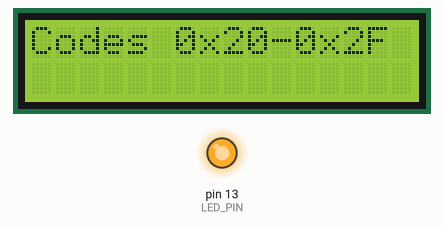
A program run on a simulated Arduino Uno, built with avr-gcc and run on an emulated ATmega328P. On the bench: 16×2 character LCD, output pins drawn as LEDs (lit = HIGH). What the program prints to the serial monitor is not drawn.

Above: at 0.25 s.
At 7.88 s:
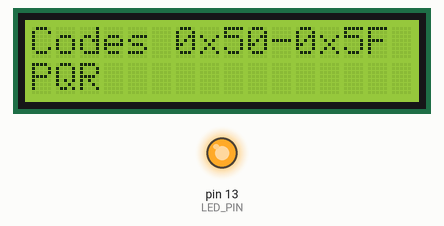
At 19.59 s:
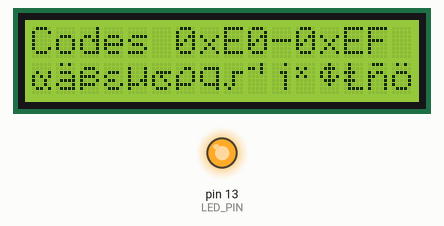
At 39.11 s:
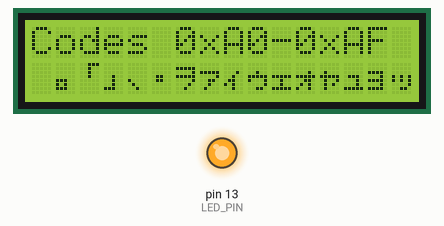
Timing chart, 0 to 40.0 s (numbered marks = the images above):
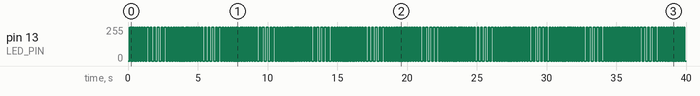

The program:

main.cpp
```cpp
/* APP NAME: freertosapp
 * VERSION: 0.7.0
 * AUTHOR: Jimmy Gizmo
 * REPO: git@github.com/jimmygizmo/freertosapp
 * WEBSITE: https://ninthdevice.com
 * DESCRIPTION AND OTHER INFO: (See end of file)
 * LANGUAGES (Versions approx.): Arduino, FreeRTOS v10.4.3-8, C++ v TODO: Finish this list.
 * PLATFORM: Atmel AVR (3.3.0) > Arduino Uno  [OSEPP Arduino UNO R4 (Rev 4.0)], Velleman VMA203 LCD Keypad
 * HARDWARE: ATMEGA328P 16MHz, 2KB RAM, 31.50KB Flash
 * TOOLS: PlatformIO v5.1.1, TODO: Finish this list.
 * MEMORY USAGE: RAM: 714 bytes of 2048 bytes  -  Flash (compiled binary): 11268 bytes of 32256 bytes
 */

/************************************************* INCLUDES & DEFINES *************************************************/

#include <Arduino.h>
#include <Arduino_FreeRTOS.h>
#include <LiquidCrystal.h>

// FreeRTOS Configuration
#define INCLUDE_vTaskDelay  1  // To enable vTaskDelay()
#define configSUPPORT_DYNAMIC_ALLOCATION  1  // To enable xTaskCreate()


/******************************************* CONFIGURATION & INITIALIZATION *******************************************/

/******** LED Blinking ********/

const int DELAY_DELTA = 10;  // The delta value in milliseconds by which blink_delay is either incremented or decremented.

int blink_delay = 10;  // Blink delay in milliseconds. blink_delay will change dynamically. Starting value.

const int DELAY_MIN = 10;  // Minimum blink_delay value in ms before the delta_dir will change to ascending (1).

const int DELAY_MAX = 140;  // Maximum blink_delay value in ms before the delta_dir will change to descending (0).

int delta_dir = 1;  // Direction for blink_delay increment/decrement: 1 up (add), 0 down (subtract)
// Up/increment/add means the delays get longer. Down/decrement/subtract mean the delays get shorter.
// The same delay value is used for LED <ON> time as for the <OFF> time, which are two different delay events.

const int LED_PIN = 13;

const int MILLISECONDS_PER_TICK = portTICK_PERIOD_MS;  // So: ticks = milliseconds / MILLISECONDS_PER_TICK
// Ticks will be needed for vTaskDelay() and likely elsewhere.


/******** ROM Character Demo ********/

// The ROM Characters can sort of be separated in to blocks of 16 characters which approximately divides different
// sections of the full range of slots that may or may not contain factory-programmed ROM characters. Also note,
// LCD Keypad shields from different vendors and/or for different countries may come with different factory-programmed
// ROM character sets. These characters cannot be changed, however there is a way to make your own custom characters.
// On my Velleman VMA203 LCD Keypad Shield, I have what I think is the most common set of European and Japanese Kanji
// character sets, including some additional symbols. There are some 16 character blocks that have no characters
// defined. A configuration for the character demo which shows ALL possible characters, meaning all possible blocks,
// would be this: {0, 1, 2, 3, 4, 5, 6, 7, 8, 9, 10, 11, 12, 13, 14, 15}. However, I am eliminating the blocks with no
// characters configured and some of the Kanji blocks, since I will not use any of those characters and the demo
// is more about FreeRTOS and simultaneity than about available ROM characters.
// Max possible array size is 16. Max possible block number is 15 as a 0-based index is used.
// Blocks removed from demo: Blank: 0,1,8,9  and  Kanji: 11, 12, 13
// Blocks 2, 3, 4, 5, 6 and 7 cover European Alphanumerics with most standard keyboard symbols included.
// Blocks 10, 14 and 15 include some additional scientific and math symbols, accented letters and a few Kanji.

const uint8_t ROM_CHAR_DEMO_BLOCKS[9] = {2, 3, 4, 5, 6, 7, 10, 14, 15};

// Milliseconds to pause after each character is written, creating the typing effect:
const int CHAR_PAUSE_MILLISECONDS = 100;

// Milliseconds to pause after the complete printing of all 16 characters of a single block, so it can be read:
const int SCROLL_PAUSE_MILLISECONDS = 1000;


/******** LCD Keypad ********/

/* NOTE: For the configuration of LCD Keypad hardware, there is a small chance of variance between different
 * hardware vendors. You should check with the reference documentation for your specific hardware.
 * My LCD Keypad Shield is made to attach to an Arduino UNO or Mega 2560 and is the Velleman VMA203 LCD1602.
 * The pin configuration for this LCD Keypad Shield for the LiquidCrystal library is:
 * LiquidCrystal lcd(8, 9, 4, 5, 6, 7);
 * WARNING: Some LCD Keypads allow pin control of the backlight for on/off/brightness. NEVER USE THIS FEATURE.
 * Many LCD Keypad shields that allow pin control of the backlight have a hardware flaw. (On many such shields,
 * this is on pin 10.) If you ever set the designated pin to OUTPUT in order to use this feature, you could easily
 * burn out your Arduino voltage regulator. Do NOT use this feature. Always leave this pin in INPUT mode.
 * Your LCD backlight will simply stay on at full brightness.
 * */

LiquidCrystal lcd(8, 9, 4, 5, 6, 7);


/******** Function Prototypes ********/

// TODO: We don't necessarily need function prototypes in such a simple program, but in some cases, these might
//   best be moved into a header file. But with Arduino, we might never use a main.h file with our main.cpp file.
// TODO: Determine with Arduino, when we might ever use a main.h file and thus consider moving these there, if we
//   keep them at all.
[[noreturn]] void dynamic_blink_cycle_task(void *pvParameters);
[[noreturn]] void rom_characters_demo_task(void *pvParameters);
// TODO: If we are going to keep these, have them for every function, right?

/**
 * Good info on function prototypes I found:
 *
 * With the declaration of a function the compiler can check the consistent use of parameters and return value,
 * and can compile the code even if the function is not implemented in this module. If the function is only declared
 * but not implemented in the respective module, this gap will be closed by the linker, not the compiler.
 * It's similar to declaring extern variables. If you'd define them, the memory for them would be allocated multiple
 * times. That's why you should never define variables in h-files, but declare them there. Including the h-file
 * would result in multiple allocations of memory.
 * FROM 3 or 4 postings down on:
 * https://stackoverflow.com/questions/21670671/why-use-function-prototypes
 * */


/************************************************ FUNCTION DEFINITIONS ************************************************/

void log_info_task(void *pvParameters) {
    // TODO: I could use my own lightweight logging library. Start that here with some simple logging functions.
} /* log_info_task */


[[noreturn]] void dynamic_blink_cycle_task(void *pvParameters) {
    Serial.println("TASK START: dynamic_blink_cycle_task");

    while (true) {
        TickType_t blink_ticks;  // Will hold calculated tick value before each call to vTaskDelay().
        // TODO: Determine best practice here. cppcheck told me I could reduce scope of blink_ticks, but to me this
        // looks like unnecessary repeated attempts to re-create/initialize the variable which I realize is probably
        // just a warning in most languages, but according to cppcheck, it is no problem here and was supposedly at
        // too high a scope just up outside of this while. Is this situation (with a loop) for var init different
        // between cpp and perl? This definitely deserves clarification for both languages.
        // TODO: ABOVE ANSWERED: At least for CPP, declaring the vars INSIDE the loop (when possible) IS in fact
        // BEST PRACTICE. The compiler only allocates once and is smart about this being a loop. The code check is
        // correct to recommend moving this declaration from just up/before and outside of this loop to inside
        // of it.
        // https://stackoverflow.com/questions/7959573/declaring-variables-inside-loops-good-practice-or-bad-practice
        // TODO: Research this same topic for Python, and for arguments sake, since Java is a well-designed and formal
        // object-oriented language with lots of rules and reasons for doing things .. let's see how the issue is
        // addressed for Java as well.
        // RESULT: Java: It is best practice to declare it inside the loop too and in fact the compiled bytecode will
        // likely be no different (if String is used) and thus the functional effect is identical.
        // FROM: https://stackoverflow.com/questions/8803674/declaring-variables-inside-or-outside-of-a-loop

        digitalWrite(LED_PIN, HIGH);
        blink_ticks = blink_delay / MILLISECONDS_PER_TICK;
        vTaskDelay(blink_ticks);
        digitalWrite(LED_PIN, LOW);
        blink_ticks = blink_delay / MILLISECONDS_PER_TICK;
        vTaskDelay(blink_ticks);

        if (delta_dir == 0) {
            blink_delay = blink_delay - DELAY_DELTA;
        } else {
            blink_delay = blink_delay + DELAY_DELTA;
        }

        if (blink_delay < DELAY_MIN) {
            delta_dir = 1;
            blink_delay = DELAY_MIN;
        }
        if (blink_delay > DELAY_MAX) {
            delta_dir = 0;
            blink_delay = DELAY_MAX;
        }
    }

} /* dynamic_blink_cycle_task() */


[[noreturn]] void rom_characters_demo_task(void *pvParameters) {
    Serial.println("TASK START: rom_characters_demo_task");
    // TODO: The following also need a floor() function or similar because there is no guarantee that the result
    //   will be a whole number (integer), which of course it must be.
    const TickType_t CHAR_PAUSE_TICKS = CHAR_PAUSE_MILLISECONDS / MILLISECONDS_PER_TICK;
    const TickType_t SCROLL_PAUSE_TICKS = SCROLL_PAUSE_MILLISECONDS / MILLISECONDS_PER_TICK;

    unsigned int demo_iteration = 1;

    while (true) {
        // TODO: Convert this to use formatting:
        Serial.print("ROM Character Demo iteration # "); Serial.println(demo_iteration);
        for (unsigned char current_block : ROM_CHAR_DEMO_BLOCKS) {
            uint8_t block_start_value = current_block * 16;
            Serial.print("block start value (decimal/uint8_t): "); Serial.println(block_start_value);
            Serial.print("block start value as hex: "); Serial.println(block_start_value, HEX);
            lcd.clear();
            lcd.print("Codes 0x");
            lcd.print(block_start_value, HEX);
            lcd.print("-0x");
            lcd.print(block_start_value + 15, HEX);
            lcd.setCursor(0, 1);
            for (unsigned int j = 0; j < 16; j++) {
                lcd.write(block_start_value + j);
                // Slow down character printing to simulate typing and make demo more interesting.
                vTaskDelay(CHAR_PAUSE_TICKS);
            }
            vTaskDelay(SCROLL_PAUSE_TICKS);
        }
        demo_iteration++;
    }

} /* rom_characters_demo_task */


/*************************************************** ARDUINO SETUP ****************************************************/

//cppcheck-suppress unusedFunction
void setup() {
    // Serial will be used for logging or communicating back to a PC/host over USB.
    // BLE (Bluetooth Low Energy) via an HM-10 module is also a good/similar option and also requires Serial.
    Serial.begin(9600);
    Serial.println("PROGRAM START: FreeRTOS App - Arduino Real Time Operating System, LCD Keypad Demo");
    pinMode(LED_PIN, OUTPUT);  // Our LED pin must be set for output.

    // LCD Initialization
    lcd.begin(16,2);
    lcd.clear();

    // FreeRTOS Initialization - Creation of Tasks and Starting of the Task Scheduler

    xTaskCreate(dynamic_blink_cycle_task,
                "DynamicBlinkTask",
                128,
                NULL,
                1,
                NULL);

    xTaskCreate(rom_characters_demo_task,
                "RomCharactersDemoTask",
                128,
                NULL,
                1,
                NULL);

    // Starting the scheduler starts all the tasks we just created.
    vTaskStartScheduler();

} /* setup() */


/************************************************* ARDUINO MAIN LOOP **************************************************/

//cppcheck-suppress unusedFunction
void loop() {
    // We currently do not need any code in the Arduino loop() function as we are running our own endless loops
    // within FreeRTOS tasks, as needed. FreeRTOS tasks are started from the Arduino setup() function.
} /* loop() */


/******************************************************* NOTES ********************************************************/

/*
 * DESCRIPTION:
 * This is my basic implementation of Arduino FreeRTOS (Real Time Operating System) on an UNO, as a starting point
 * for later specific, utilitarian purposes, initially this will involve basic blink, serial monitor output and
 * eventually, the use of an LCD Keypad as I would like to develop a nice real-time, non-blocking menu system for
 * Arduino + an LCD Keypad. I think this extremely affordable hardware combo has massive value potential for so many
 * kinds of projects. It all hinges on being non-blocking, in my opinion, because even though the LCD Keypad has
 * great potential for human I/O, this is NOT true if it remains single-threaded and blocking, for pretty-much any
 * kind of project. Yes, you could have a single Arduino running only the LCD Keypad menu I/O system and then
 * communicate with 1 or more other Arduinos or whatever, over serial or circuit logic etc., but there
 * is much value in being able to use an RTOS to free up the Arduino to do its most important work, while
 * simultaneously running a menu system, that does not necessarily need much CPU work; it simply needs real-time
 * responsiveness, while allowing other work to proceed with little or no interference between those separate
 * but simultaneous concerns.
 *
 */


/* NOTES:
 * Tutorial behind some of this work:
 * https://circuitdigest.com/microcontroller-projects/arduino-freertos-tutorial1-creating-freertos-task-to-blink-led-in-arduino-uno
 *
 * FreeRTOS Arduino Reference/Documentation:
 * https://www.arduino.cc/reference/en/libraries/freertos/
 *
 * Interesting tutorial that should be looked at, maybe referenced in this project (we'll see):
 * https://create.arduino.cc/projecthub/feilipu/using-freertos-multi-tasking-in-arduino-ebc3cc
 * It is a simple blink using FreeRTOS. They say it is generic for any Arduino and dont specify what board.
 *
 * Docs relevant to getting the initial FreeRTOS basics working:
 * Helpful forum posting on needing to pass (void *) as arguments to some functions passed to xTaskCreate():
 * https://github.com/espressif/arduino-esp32/issues/1414
 *
 * xTaskCreate Reference:
 * https://www.freertos.org/a00125.html
 *
 * LCD Custom Character Generator Web App:
 * https://maxpromer.github.io/LCD-Character-Creator/
 *
 */


/**/
```
